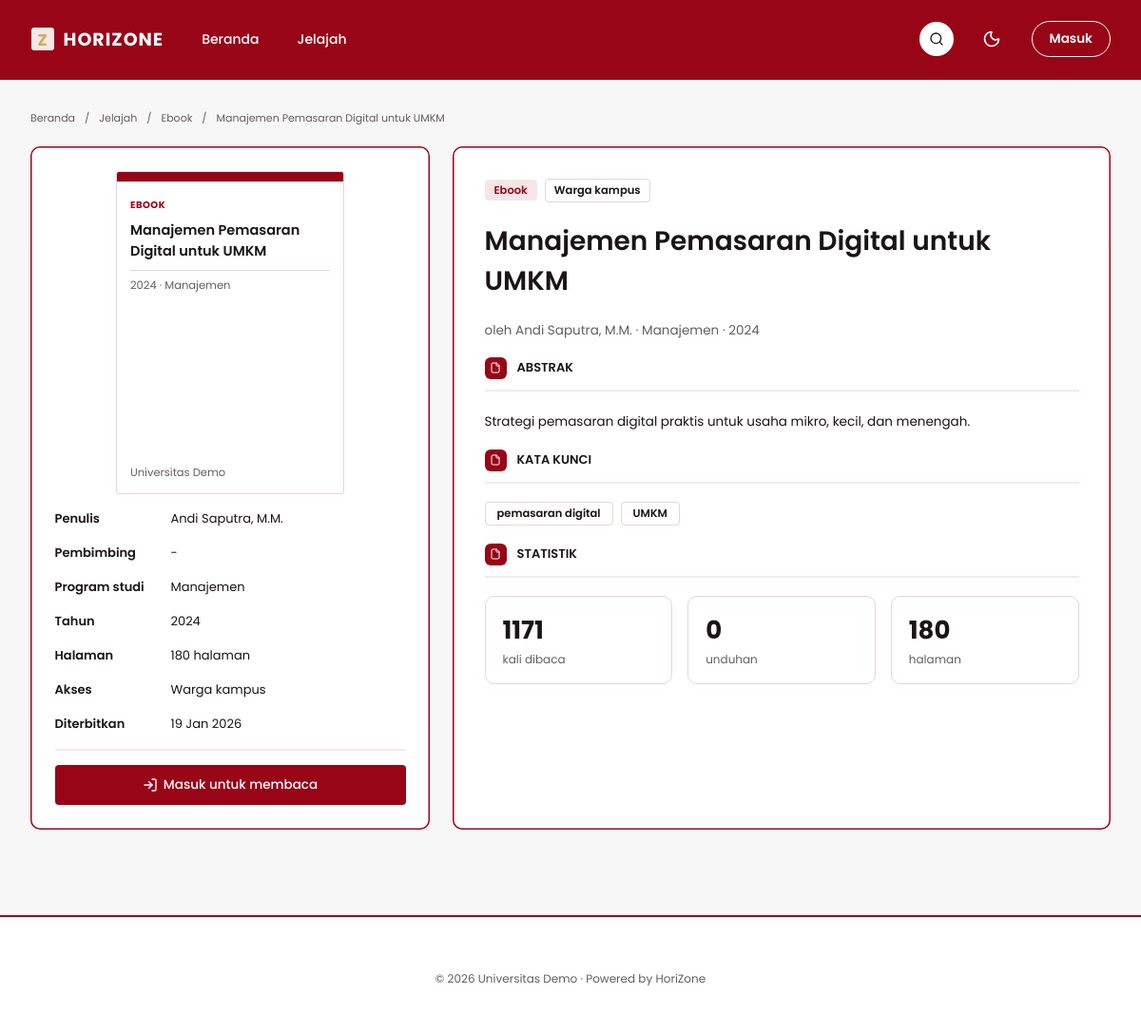
/dokumen.php?slug=d7, run on the app's committed database.
### tables this page shows
CREATE TABLE dokumen (
  id INT UNSIGNED AUTO_INCREMENT PRIMARY KEY,
  slug VARCHAR(20) NOT NULL UNIQUE,              
  judul VARCHAR(255) NOT NULL,
  penulis VARCHAR(255) NOT NULL,                 
  jenis ENUM('skripsi','laporan_kp','jurnal','ebook','catatan') NOT NULL,
  prodi VARCHAR(100) NOT NULL,
  tahun SMALLINT NOT NULL,
  pembimbing VARCHAR(150) NULL,
  akses ENUM('publik-abstrak','warga-kampus','terbatas') NOT NULL DEFAULT 'publik-abstrak',
  bisa_unduh TINYINT(1) NOT NULL DEFAULT 0,
  dibaca INT UNSIGNED NOT NULL DEFAULT 0,
  unduhan INT UNSIGNED NOT NULL DEFAULT 0,
  halaman INT UNSIGNED NOT NULL DEFAULT 0,
  terbit_pada DATE NULL,
  kata_kunci VARCHAR(255) NULL,                  
  abstrak TEXT NULL,
  cover VARCHAR(255) NULL,                       
  file_pdf VARCHAR(255) NULL,                    
  status ENUM('terbit','menunggu','diturunkan') NOT NULL DEFAULT 'terbit',
  pengunggah_id INT UNSIGNED NULL,
  created_at TIMESTAMP NOT NULL DEFAULT CURRENT_TIMESTAMP,
  updated_at TIMESTAMP NOT NULL DEFAULT CURRENT_TIMESTAMP ON UPDATE CURRENT_TIMESTAMP,
  KEY idx_dokumen_jenis (jenis),
  KEY idx_dokumen_status (status),
  KEY idx_dokumen_created (created_at),
  CONSTRAINT fk_dokumen_pengunggah FOREIGN KEY (pengunggah_id) REFERENCES users(id) ON DELETE SET NULL
);

### config/config.php (called while the page is built, shortened)
<?php
spl_autoload_register(function ($class_name) {
    $file = ROOT_PATH . 'models/' . $class_name . '.php';
});
require_once ROOT_PATH . 'config/database.php';
function isLoggedIn() {
    static $hasil = null;
    if ($hasil !== null) {
        return $hasil;
    }
    if (!isset($_SESSION['user_id']) || !isset($_SESSION['user_role'])) {
        return $hasil = false;
    }
    return $hasil = true;
}
function e($teks) {
    return htmlspecialchars((string) $teks, ENT_QUOTES, 'UTF-8');
}
function formatTanggal($nilai, $mode = 'tanggal') {
    $t = strtotime($nilai);
    $tgl = date('j', $t) . ' ' . BULAN_SINGKAT[(int) date('n', $t)];
    $tgl .= ' ' . date('Y', $t);
    return $mode === 'waktu' ? $tgl . ', ' . date('H.i', $t) : $tgl;
}

### config/database.php (called while the page is built, shortened)
<?php
class Database {
    private $host = 'localhost';
    private $db_name = 'horizone_lite';
    private $username = 'root';
    private $password = '';
    public function getConnection() {
        $this->conn = null;
        try {
            $this->conn = new PDO(
                "mysql:host=" . $this->host . ";dbname=" . $this->db_name . ";charset=utf8mb4",
                $this->username,
                $this->password,
                array(
                    PDO::ATTR_ERRMODE => PDO::ERRMODE_EXCEPTION,
                    PDO::ATTR_DEFAULT_FETCH_MODE => PDO::FETCH_ASSOC
                )
            );
        } catch (PDOException $exception) {
            echo "Koneksi gagal: " . $exception->getMessage();
        }
        return $this->conn;
    }
}

### models/Dokumen.php (called while the page is built, shortened)
<?php
class Dokumen {
    private $conn;
    private $table_name = "dokumen";
    public function __construct($db) {
        $this->conn = $db;
    }
    private function ambil($where, $params) {
        $stmt = $this->conn->prepare("SELECT * FROM " . $this->table_name . " WHERE " . $where . " LIMIT 1");
        $stmt->execute($params);
        $row = $stmt->fetch(PDO::FETCH_ASSOC);
        if ($row) {
            return true;
        }
        return false;
    }
    public function readBySlug($slug) {
        return $this->ambil("slug = :slug", [':slug' => $slug]);
    }
}

### dokumen.php (the view, shortened to what this page needs)
<?php
require_once 'config/config.php';
function berkasPdf($path) {
    if (!is_string($path) || strpos($path, 'uploads/pdf/') !== 0) return null;
    $file = realpath(ROOT_PATH . $path);
    return $file;
}
$slug = is_string($_GET['slug'] ?? null) ? $_GET['slug'] : '';
$d = new Dokumen((new Database())->getConnection());
$ada = $slug !== '' && strlen($slug) <= 100 && $d->readBySlug($slug) && $d->status === 'terbit';
$berkas = $ada ? berkasPdf($d->file_pdf) : null;
    ?>
    <?php
$d->tambahDibaca();
$d->dibaca++;
$adaPdf = (bool) $berkas;
$urlBaca = BASE_URL . 'dokumen.php?slug=' . rawurlencode($d->slug) . '&baca=1';
$urlUnduh = BASE_URL . 'dokumen.php?slug=' . rawurlencode($d->slug) . '&unduh=1';
$jenisLabel = Dokumen::JENIS[$d->jenis] ?? $d->jenis;
$aksesLabel = Dokumen::AKSES[$d->akses] ?? $d->akses;
$halaman = $d->halaman > 0 ? (int) $d->halaman : '-';
$halamanTeks = $d->halaman > 0 ? $d->halaman . ' halaman' : '-';
$kata = array_values(array_filter(array_map('trim', explode(',', (string) $d->kata_kunci)), 'strlen'));
include ROOT_PATH . 'partials/head.php';
include ROOT_PATH . 'partials/site_header.php';
?>
<main id="isi" class="situs-main situs-main--max-lg-pb-calc-88px-env-safe-area-inset-bottom"><div class="situs-main__box--hidden-px-4-mx-auto"><nav aria-label="breadcrumb" data-slot="breadcrumb" class="breadcrumb breadcrumb--mb-px"><ol data-slot="breadcrumb-list" class="breadcrumb-list"><li data-slot="breadcrumb-item" class="breadcrumb-item"><a data-slot="breadcrumb-link" class="breadcrumb-link" href="<?= BASE_URL ?>index.php">Beranda</a></li><li data-slot="breadcrumb-separator" role="presentation" aria-hidden="true" class="breadcrumb-separator has-size">/</li><li data-slot="breadcrumb-item" class="breadcrumb-item"><a data-slot="breadcrumb-link" class="breadcrumb-link" href="<?= BASE_URL ?>jelajah.php">Jelajah</a></li><li data-slot="breadcrumb-separator" role="presentation" aria-hidden="true" class="breadcrumb-separator has-size">/</li><li data-slot="breadcrumb-item" class="breadcrumb-item"><a data-slot="breadcrumb-link" class="breadcrumb-link" href="<?= BASE_URL ?>jelajah.php?jenis=<?= e($d->jenis) ?>"><?= e($jenisLabel) ?></a></li><li data-slot="breadcrumb-separator" role="presentation" aria-hidden="true" class="breadcrumb-separator has-size">/</li><li data-slot="breadcrumb-item" class="breadcrumb-item"><span data-slot="breadcrumb-page" role="link" aria-disabled="true" aria-current="page" class="breadcrumb-page"><?= e($d->judul) ?></span></li></ol></nav><div class="situs-main__box--gap-6-flex-mt-23px"><div class="situs-main__box--rounded-xl-shrink-0-bg-card"><div class="situs-main__box--overflow-hidden-border-bg-card"><div class="situs-main__box--h-2-5-bg-primary-shrink-0"></div><div class="situs-main__box--min-h-0-px-3-5-flex-1"><span class="situs-main__text--text-hz-badge"><?= e($jenisLabel) ?></span><p class="situs-main__paragraph--line-clamp-4-text-hz-title-sm-mt-2"><?= e($d->judul) ?></p><hr class="situs-main__divider"><p class="situs-main__paragraph--text-hz-hint-text-muted-foreground-mt-7px"><?= e($d->tahun) ?> · <?= e($d->prodi) ?></p><p class="situs-main__paragraph--mt-auto-truncate-text-hz-hint">Universitas Demo</p></div></div><dl class="situs-main__definition-list--mt-2"><div class="situs-main__definition-list-box situs-main__definition-list-box--h-9"><dt class="situs-main__definition-list-term--shrink-0">Penulis</dt><dd class="situs-main__definition-list-detail--min-w-0"><?= e($d->penulis) ?></dd></div><div class="situs-main__definition-list-box situs-main__definition-list-box--h-9"><dt class="situs-main__definition-list-term--shrink-0">Pembimbing</dt><dd class="situs-main__definition-list-detail--min-w-0"><?= e($d->pembimbing ?: '-') ?></dd></div><div class="situs-main__definition-list-box situs-main__definition-list-box--h-9"><dt class="situs-main__definition-list-term--shrink-0">Program studi</dt><dd class="situs-main__definition-list-detail--min-w-0"><?= e($d->prodi) ?></dd></div><div class="situs-main__definition-list-box situs-main__definition-list-box--h-9"><dt class="situs-main__definition-list-term--shrink-0">Tahun</dt><dd class="situs-main__definition-list-detail--min-w-0"><?= e($d->tahun) ?></dd></div><div class="situs-main__definition-list-box situs-main__definition-list-box--h-9"><dt class="situs-main__definition-list-term--shrink-0">Halaman</dt><dd class="situs-main__definition-list-detail--min-w-0"><?= e($halamanTeks) ?></dd></div><div class="situs-main__definition-list-box situs-main__definition-list-box--h-9"><dt class="situs-main__definition-list-term--shrink-0">Akses</dt><dd class="situs-main__definition-list-detail--min-w-0"><?= e($aksesLabel) ?></dd></div><div class="situs-main__definition-list-box situs-main__definition-list-box--h-9"><dt class="situs-main__definition-list-term--shrink-0">Diterbitkan</dt><dd class="situs-main__definition-list-detail--min-w-0"><?= e(formatTanggal($d->terbit_pada)) ?></dd></div></dl><div aria-hidden="true" class="situs-main__box--mt-2-bg-border-50-h-0-5"></div><?php if ($login): ?><?php if ($adaPdf): ?><div class="situs-main__box--gap-2-flex-mt-15px"><a data-slot="button" data-variant="default" data-size="default" class="button button--flex-1-bg-primary-text-primary-foreground-px-5 group/button has-size" href="<?= e($urlBaca) ?>"><svg xmlns="http://www.w3.org/2000/svg" width="24" height="24" viewBox="0 0 24 24" fill="none" stroke="currentColor" stroke-width="2" stroke-linecap="round" stroke-linejoin="round" class="button__icon button__icon--size-4 has-size" aria-hidden="true"><path d="M12 5v16"></path><path d="M20.001 19A2 2 0 0022 17V5a2 2 0 00-1.999-2L16 3.002A5 5 0 0012 5a5 5 0 00-4-2H4a2 2 0 00-2 2v12a2 2 0 001.999 2H8a5 5 0 014 2 5 5 0 014-2z"></path></svg>Baca dokumen</a><?php if ((int) $d->bisa_unduh): ?><a data-slot="popover-trigger" data-variant="outline" data-size="default" class="popover-trigger popover-trigger--flex-1 group/button has-size" href="<?= e($urlUnduh) ?>"><svg xmlns="http://www.w3.org/2000/svg" width="24" height="24" viewBox="0 0 24 24" fill="none" stroke="currentColor" stroke-width="2" stroke-linecap="round" stroke-linejoin="round" class="popover-trigger__icon popover-trigger__icon--size-4 has-size" aria-hidden="true"><path d="M12 15V3"></path><path d="M21 15v4a2 2 0 0 1-2 2H5a2 2 0 0 1-2-2v-4"></path><path d="m7 10 5 5 5-5"></path></svg><span class="popover-trigger__text--max-lg-sr-only">Unduh PDF</span></a><?php endif; ?></div><?php endif; ?><?php else: ?><div class="situs-main__box--gap-2-flex-mt-15px"><a data-slot="button" data-variant="default" data-size="default" class="button button--flex-1-bg-primary-text-primary-foreground-px-5 group/button has-size" href="<?= BASE_URL ?>masuk.php">Masuk untuk membaca</a></div><?php endif; ?></div><div class="situs-main__box--rounded-xl-bg-card-flex-1"><div class="situs-main__box--items-center-gap-2-flex"><span data-slot="badge" data-variant="default" class="badge badge--bg-primary-soft-text-primary-border-transparent-a-hover-bg-accent group/badge has-size"><?= e($jenisLabel) ?></span><span data-slot="badge" data-variant="outline" class="badge badge--border-border-text-foreground-h-25px-px-9px group/badge has-size"><?= e($aksesLabel) ?></span></div><h1 class="situs-main__title--mt-5"><?= e($d->judul) ?></h1><p class="situs-main__paragraph--text-hz-body-text-muted-foreground-mt-21px">oleh <?= e($d->penulis) ?> · <?= e($d->prodi) ?> · <?= e($d->tahun) ?></p><div class="situs-main__box--mt-18px"><div class="situs-main__box--items-center-flex-gap-11px"><span class="situs-main__text--bg-primary has-size"></span><h2 class="situs-main__heading">Abstrak</h2></div><div aria-hidden="true" class="situs-main__box--bg-border-50-h-0-5-mt-11px"></div></div><p class="situs-main__paragraph--text-hz-message-mt-21px"><?= nl2br(e($d->abstrak)) ?></p><?php if ($kata): ?><div class="situs-main__box--mt-18px"><div class="situs-main__box--items-center-flex-gap-11px"><span class="situs-main__text--bg-primary has-size"></span><h2 class="situs-main__heading">Kata kunci</h2></div><div aria-hidden="true" class="situs-main__box--bg-border-50-h-0-5-mt-11px"></div></div><ul class="situs-main__list--flex-wrap"><?php foreach ($kata as $k): ?><li><span data-slot="badge" data-variant="outline" class="badge badge--px-3-border-border-text-foreground-h-25px group/badge has-size"><?= e($k) ?></span></li><?php endforeach; ?></ul><?php endif; ?><div class="situs-main__box--mt-19px"><div class="situs-main__box--items-center-flex-gap-11px"><span class="situs-main__text--bg-primary has-size"></span><h2 class="situs-main__heading">Statistik</h2></div><div aria-hidden="true" class="situs-main__box--bg-border-50-h-0-5-mt-11px"></div></div><div class="situs-main__box--grid-cols-3-grid-gap-4"><div class="situs-main__box--py-4-gap-0-5-relative"><span class="situs-main__text--text-hz-stat"><?= e($d->dibaca) ?></span><span class="situs-main__text--text-hz-xs">kali dibaca</span></div><div class="situs-main__box--py-4-gap-0-5-relative"><span class="situs-main__text--text-hz-stat"><?= e($d->unduhan) ?></span><span class="situs-main__text--text-hz-xs">unduhan</span></div><div class="situs-main__box--py-4-gap-0-5-relative"><span class="situs-main__text--text-hz-stat"><?= e($halaman) ?></span><span class="situs-main__text--text-hz-xs">halaman</span></div></div></div></div></div></main>
<?php include ROOT_PATH . 'partials/site_footer.php'; ?>

### data on the page
dokumen: jenis "Ebook", judul "Manajemen Pemasaran Digital untuk UMKM", jenis "EBOOK", tahun "2024", prodi "Manajemen", penulis "Andi Saputra, M.M.", pembimbing "-", halaman "180 halaman", akses "Warga kampus", terbit_pada "19 Jan 2026", abstrak "Strategi pemasaran digital praktis untuk usaha mikro, kecil, dan menengah.", kata_kunci "pemasaran digital", kata_kunci "UMKM", unduhan "0", halaman "180"

### other printed values
$d->dibaca "1171"
